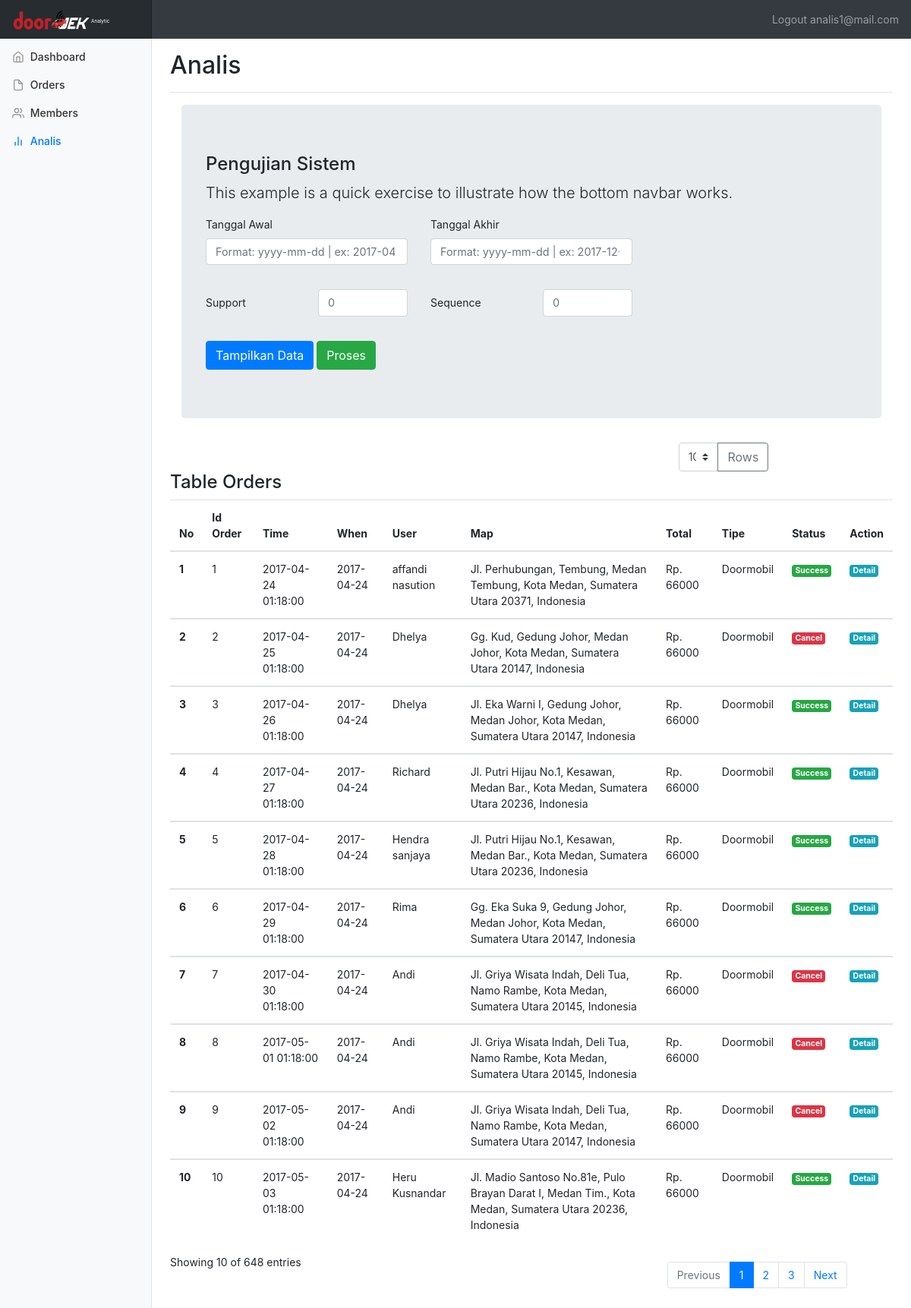
The page /analis/analis.php (signed in) on the database its author committed.
### tables this page shows
CREATE TABLE `transaksi` (
  `id_order` int(8) NOT NULL,
  `id_member` int(8) NOT NULL,
  `id_produk` int(8) NOT NULL,
  `alamatorder` text NOT NULL,
  `note` text NOT NULL,
  `id_layanan` int(8) NOT NULL,
  `status` enum('1','3','4','') NOT NULL,
  `dateorder` date NOT NULL,
  `time` time NOT NULL,
  `total` int(50) NOT NULL,
  `id_vehicle` int(8) NOT NULL,
  `id_payment` int(8) NOT NULL,
  `createdate` timestamp NOT NULL DEFAULT CURRENT_TIMESTAMP ON UPDATE CURRENT_TIMESTAMP
);

CREATE TABLE `member` (
  `id_member` int(8) NOT NULL,
  `email` varchar(50) NOT NULL,
  `nama` varchar(256) NOT NULL,
  `alamat` varchar(256) NOT NULL,
  `nohp` char(16) NOT NULL,
  `createdatemember` timestamp NOT NULL DEFAULT CURRENT_TIMESTAMP ON UPDATE CURRENT_TIMESTAMP,
  `password` varchar(256) NOT NULL
);

CREATE TABLE `produk` (
  `id_produk` int(8) NOT NULL,
  `produk_name` varchar(50) NOT NULL,
  `produk_price` char(50) NOT NULL,
  `produk_time` int(50) NOT NULL,
  `id_layanan` int(208) NOT NULL
);

CREATE TABLE `layanan` (
  `id_layanan` int(8) NOT NULL,
  `layanan_name` varchar(11) NOT NULL
);

### analis/analis.php (the view, shortened to what this page needs)
<?php include "header.php";?>
<?php
$limit = 10;
$queryorder = mysqli_query($conn, "SELECT * FROM transaksi LEFT JOIN member ON member.id_member = transaksi.id_member INNER JOIN layanan ON layanan.id_layanan = transaksi.id_layanan INNER JOIN produk ON produk.id_produk = transaksi.id_produk ORDER BY transaksi.id_order LIMIT  $limit");
?>
    <div class="container-fluid">
      <div class="row">
        <nav class="col-md-2 d-none d-md-block bg-light sidebar">
          <div class="sidebar-sticky">
            <ul class="nav flex-column">
              <li class="nav-item">
                <a class="nav-link" href="index.php">
                  <span data-feather="home"></span>
                  Dashboard <span class="sr-only">(current)</span>
                </a>
              </li>
              <li class="nav-item">
                <a class="nav-link " href="orders.php">
                  <span data-feather="file"></span>
                  Orders
                </a>
              </li>
              <li class="nav-item">
                <a class="nav-link" href="members.php">
                  <span data-feather="users"></span>
                  Members
                </a>
              </li>
              <li class="nav-item">
                <a class="nav-link active" href="analis.php">
                  <span data-feather="bar-chart-2"></span>
                  Analis
                </a>
              </li>
            </ul>
          </div>
        </nav>
        <main role="main" class="col-md-9 ml-sm-auto col-lg-10 pt-3 px-4">
          <div class="d-flex justify-content-between flex-wrap flex-md-nowrap align-items-center pb-2 mb-3 border-bottom">
            <h1 class="h2">Analis</h1>
          </div>
<div class="container">
      <div class="jumbotron mt-3">
      <h4>Pengujian Sistem</h4>
        <p class="lead">This example is a quick exercise to illustrate how the bottom navbar works.</p>
<form action="<?php $_SERVER['PHP_SELF']; ?>" method="POST" class="needs-validation" novalidate>
      <div class="form-group row">
                <div class="col-md-4 mb-3">
                      <label for="validationDefault02">Tanggal Awal</label>
                      <input class="form-control mr-sm-2" type="search" name="tglawal" placeholder="Format: yyyy-mm-dd | ex: 2017-04-25">
                </div>
                <div class="col-md-4 mb-3">
                      <label for="validationDefault02">Tanggal Akhir</label>
                      <input class="form-control mr-sm-2" type="search" name="tglakhir" placeholder="Format: yyyy-mm-dd | ex: 2017-12-25">
                </div>
      </div>
      <div class="form-group row">
                <label for="opt_day" class="col-sm-2 col-form-label">Support</label>
                <div class="form-group col-md-2">
                      <input type="text" name="support" class="form-control" id="validationDefault02" placeholder="0" value="" required>
                </div>
                <label for="opt_day" class="col-sm-2 col-form-label">Sequence</label>
                <div class="form-group col-md-2">
                     <input type="text" name="sequence" class="form-control" id="validationDefault02" placeholder="0" value="" required>
                </div>
      </div>
          <button name="caridata" class="btn btn-primary my-2 my-sm-0"  type="submit">Tampilkan Data</button>
          <button name="proses" class="btn btn-success my-2 my-sm-0"  type="submit">Proses</button>
</form>
      </div>
    </div>
<div class="row flex-nowrap justify-content-between align-items-center">
          <div class="col-4 pt-1">
          </div>
          <div class="col-4 text-center">
            <form action="<?php $_SERVER['PHP_SELF'];?>" method="POST">
            <div class="input-group col col-lg-6">
            <select name="maxrows" class="custom-select" id="inputGroupSelect04">
              <option value="10">10</option>
            </select>
            <div class="input-group-append">
              <button name="maxrows2" class="btn btn-outline-secondary" type="submit">Rows</button>
            </div>
            </div>
          </form>
          </div>
</div>
          <h4>Table Orders</h4>
          <div class="table-responsive">
            <table class="table table-hover">
              <thead>
                <tr>
                  <th>No</th>
                  <th>Id Order</th>
                  <th>Time</th>
                  <th>When</th>
                  <th>User</th>
                  <th>Map</th>
                  <th>Total</th>
                  <th>Tipe</th>
                  <th>Status</th>
                  <th>Action</th>
                </tr>
              </thead>
<?php
$i=1;
if(isset($_POST['caridata']))
{
  $tglawal = $_POST['tglawal'];
  $tglakhir = $_POST['tglakhir'];
  $queryorder2 = mysqli_query($conn, "SELECT * FROM transaksi LEFT JOIN member ON member.id_member = transaksi.id_member INNER JOIN layanan ON layanan.id_layanan = transaksi.id_layanan INNER JOIN produk ON produk.id_produk = transaksi.id_produk  WHERE dateorder between '$tglawal' AND '$tglakhir' ORDER BY transaksi.dateorder");
  $jumlahsearch = mysqli_num_rows($queryorder2);
  while($order = mysqli_fetch_array($queryorder2))
  {
                echo '<tbody>';
                echo '<tr>';
                  echo '<th scope="row">'.$i.'</th>';
                  echo '<td>' . $order['id_order'].'</td>';
                  echo '<td>' . $order['createdate'].'</td>';
                  echo '<td>' . $order['dateorder'].'</td>';
                  echo '<td>' . $order['nama'].'</td>';
                  echo '<td>' . $order['alamatorder'].'</td>';
                  echo '<td> Rp. ' . $order['produk_price'].'</td>';
                  echo '<td>' . $order['layanan_name'].'</td>';
                  if ($order['status'] == 1){
                    echo '<td><span class="badge badge-warning">OnProgress</span></td>';
                  } else if($order['status'] == 3) {
                    echo '<td><span class="badge badge-success">Success</span></td>';
                  } else {
                    echo '<td><span class="badge badge-danger">Cancel</span></td>';
                  }
                  echo '<td><a href="detailorder.php?code='.$order["id_order"].'" class="badge badge-info">Detail</a></td>';
                echo '</tr>';
              echo '</tbody>';
              $i++;
  }
}
else{
  while($order = mysqli_fetch_array($queryorder))
  {
                echo '<tbody>';
                echo '<tr>';
                  echo '<th scope="row">'.$i.'</th>';
                  echo '<td>' . $order['id_order'].'</td>';
                  echo '<td>' . $order['createdate'].'</td>';
                  echo '<td>' . $order['dateorder'].'</td>';
                  echo '<td>' . $order['nama'].'</td>';
                  echo '<td>' . $order['alamatorder'].'</td>';
                  echo '<td> Rp. ' . $order['produk_price'].'</td>';
                  echo '<td>' . $order['layanan_name'].'</td>';
                  if ($order['status'] == 1){
                    echo '<td><span class="badge badge-warning">OnProgress</span></td>';
                  } else if($order['status'] == 3) {
                    echo '<td><span class="badge badge-success">Success</span></td>';
                  } else {
                    echo '<td><span class="badge badge-danger">Cancel</span></td>';
                  }
                  echo '<td><a href="detailorder.php?code='.$order["id_order"].'" class="badge badge-info">Detail</a> </td>';
                echo '</tr>';
              echo '</tbody>';
              $i++;
  }
}
$jumlahsearch = mysqli_num_rows($queryorder);
?>
            </table>
          </div>
<div class="row">
  <div class="col-12 col-md-8">Showing <?php echo $jumlahsearch ; ?> of  <?php echo $jumlahorder ; ?> entries</div>
  <div class="col-6 col-md-4">
  <nav aria-label="...">
  <ul class="pagination">
    <li class="page-item disabled">
      <a class="page-link" href="#" tabindex="-1">Previous</a>
    </li>
    <li class="page-item active"><a class="page-link" href="#">1</a></li>
    <li class="page-item ">
      <a class="page-link" href="#">2 <span class="sr-only">(current)</span></a>
    </li>
    <li class="page-item"><a class="page-link" href="#">3</a></li>
    <li class="page-item">
      <a class="page-link" href="#">Next</a>
    </li>
  </ul>
</nav>
</div>
</main>
</div>
</div>
  </body>
</html>

### dashboard.css (style rules this page uses)
body { font-size: .875rem; }
.feather { width: 16px; height: 16px; vertical-align: text-bottom; }
.sidebar { position: fixed; top: 0; bottom: 0; left: 0; z-index: 100; padding: 0; box-shadow: inset -1px 0 0 rgba(0, 0, 0, .1); }
.sidebar-sticky { position: -webkit-sticky; position: sticky; top: 48px; height: calc(100vh - 48px); padding-top: .5rem; overflow-x: hidden; overflow-y: auto; }
.sidebar .nav-link { font-weight: 500; color: #333; }
.sidebar .nav-link .feather { margin-right: 4px; color: #999; }
.sidebar .nav-link.active { color: #007bff; }
.sidebar .nav-link:hover .feather, .sidebar .nav-link.active .feather { color: inherit; }
.border-bottom { border-bottom: 1px solid #e5e5e5; }
div { display: block; }
*::before, *::after { box-sizing: border-box; }
input, textarea, select, button, meter, progress { -webkit-writing-mode: horizontal-tb !important; }
.form-control { display: block; width: 100%; padding: 0.375rem 0.75rem; font-size: 0.9rem; line-height: 1.5; color: #495057; background-color: #fff; background-clip: padding-box; border: 1px solid #ced4da; border-radius: 0.25rem; -webkit-transition: border-color 0.15s ease-in-out, box-shadow 0.15s ease-in-out; transition: border-color 0.15s ease-in-out, box-shadow 0.15s ease-in-out; }
button, input, optgroup, select, textarea { font-family: inherit; }
.page-item { float: right; margin-top: 10px; margin-bottom: 10px; }

### rows shown on the page
transaksi: id_order "1", createdate "2017-04-24 01:18:00", dateorder "2017-04-24", id_member.nama "affandi nasution", alamatorder "Jl. Perhubungan, Tembung, Medan Tembung, Kota Medan, Sumatera Utara 20371, Indonesia", id_produk.produk_price "66000", id_layanan.layanan_name "Doormobil", status "Success"
transaksi: id_order "2", createdate "2017-04-25 01:18:00", dateorder "2017-04-24", id_member.nama "Dhelya", alamatorder "Gg. Kud, Gedung Johor, Medan Johor, Kota Medan, Sumatera Utara 20147, Indonesia", id_produk.produk_price "66000", id_layanan.layanan_name "Doormobil", status "Cancel"
transaksi: id_order "3", createdate "2017-04-26 01:18:00", dateorder "2017-04-24", id_member.nama "Dhelya", alamatorder "Jl. Eka Warni I, Gedung Johor, Medan Johor, Kota Medan, Sumatera Utara 20147, Indonesia", id_produk.produk_price "66000", id_layanan.layanan_name "Doormobil", status "Success"
transaksi: id_order "4", createdate "2017-04-27 01:18:00", dateorder "2017-04-24", id_member.nama "Richard", alamatorder "Jl. Putri Hijau No.1, Kesawan, Medan Bar., Kota Medan, Sumatera Utara 20236, Indonesia", id_produk.produk_price "66000", id_layanan.layanan_name "Doormobil", status "Success"
transaksi: id_order "5", createdate "2017-04-28 01:18:00", dateorder "2017-04-24", id_member.nama "Hendra sanjaya", alamatorder "Jl. Putri Hijau No.1, Kesawan, Medan Bar., Kota Medan, Sumatera Utara 20236, Indonesia", id_produk.produk_price "66000", id_layanan.layanan_name "Doormobil", status "Success"
transaksi: id_order "6", createdate "2017-04-29 01:18:00", dateorder "2017-04-24", id_member.nama "Rima", alamatorder "Gg. Eka Suka 9, Gedung Johor, Medan Johor, Kota Medan, Sumatera Utara 20147, Indonesia", id_produk.produk_price "66000", id_layanan.layanan_name "Doormobil", status "Success"
transaksi: id_order "7", createdate "2017-04-30 01:18:00", dateorder "2017-04-24", id_member.nama "Andi", alamatorder "Jl. Griya Wisata Indah, Deli Tua, Namo Rambe, Kota Medan, Sumatera Utara 20145, Indonesia", id_produk.produk_price "66000", id_layanan.layanan_name "Doormobil", status "Cancel"
transaksi: id_order "8", createdate "2017-05-01 01:18:00", dateorder "2017-04-24", id_member.nama "Andi", alamatorder "Jl. Griya Wisata Indah, Deli Tua, Namo Rambe, Kota Medan, Sumatera Utara 20145, Indonesia", id_produk.produk_price "66000", id_layanan.layanan_name "Doormobil", status "Cancel"
transaksi: id_order "9", createdate "2017-05-02 01:18:00", dateorder "2017-04-24", id_member.nama "Andi", alamatorder "Jl. Griya Wisata Indah, Deli Tua, Namo Rambe, Kota Medan, Sumatera Utara 20147, Indonesia", id_produk.produk_price "66000", id_layanan.layanan_name "Doormobil", status "Cancel"
transaksi: id_order "10", createdate "2017-05-03 01:18:00", dateorder "2017-04-24", id_member.nama "Heru Kusnandar", alamatorder "Jl. Madio Santoso No.81e, Pulo Brayan Darat I, Medan Tim., Kota Medan, Sumatera Utara 20236, Indonesia", id_produk.produk_price "66000", id_layanan.layanan_name "Doormobil", status "Success"

### other values the page prints
$_SESSION['userSession'] "analis1@mail.com"
$jumlahsearch "10"
$jumlahorder "648"
